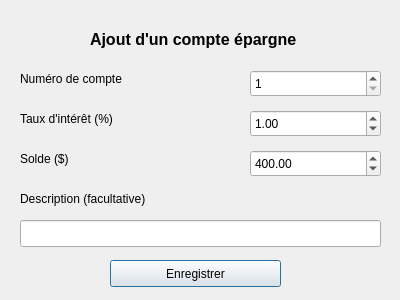
<?xml version="1.0" encoding="UTF-8"?>
<ui version="4.0">
 <class>ajoutepargneinterfaceClass</class>
 <widget class="QDialog" name="ajoutepargneinterfaceClass">
  <property name="geometry">
   <rect>
    <x>0</x>
    <y>0</y>
    <width>400</width>
    <height>300</height>
   </rect>
  </property>
  <property name="windowTitle">
   <string>ajoutepargneinterface</string>
  </property>
  <widget class="QLabel" name="label_ajouterEpargne">
   <property name="geometry">
    <rect>
     <x>90</x>
     <y>30</y>
     <width>221</width>
     <height>21</height>
    </rect>
   </property>
   <property name="text">
    <string>&lt;!DOCTYPE HTML PUBLIC &quot;-//W3C//DTD HTML 4.0//EN&quot; &quot;http://www.w3.org/TR/REC-html40/strict.dtd&quot;&gt;
&lt;html&gt;&lt;head&gt;&lt;meta name=&quot;qrichtext&quot; content=&quot;1&quot; /&gt;&lt;style type=&quot;text/css&quot;&gt;
p, li { white-space: pre-wrap; }
&lt;/style&gt;&lt;/head&gt;&lt;body style=&quot; font-family:'Noto Sans'; font-size:9pt; font-weight:400; font-style:normal;&quot;&gt;
&lt;table border=&quot;0&quot; style=&quot;-qt-table-type: root; margin-top:4px; margin-bottom:4px; margin-left:4px; margin-right:4px;&quot;&gt;
&lt;tr&gt;
&lt;td style=&quot;border: none;&quot;&gt;
&lt;p style=&quot; margin-top:0px; margin-bottom:0px; margin-left:0px; margin-right:0px; -qt-block-indent:0; text-indent:0px;&quot;&gt;&lt;span style=&quot; font-size:12pt; font-weight:600;&quot;&gt;Ajout d'un compte épargne&lt;/span&gt;&lt;/p&gt;
&lt;p style=&quot;-qt-paragraph-type:empty; margin-top:0px; margin-bottom:0px; margin-left:0px; margin-right:0px; -qt-block-indent:0; text-indent:0px; font-size:12pt; font-weight:600;&quot;&gt;&lt;/p&gt;&lt;/td&gt;&lt;/tr&gt;&lt;/table&gt;&lt;/body&gt;&lt;/html&gt;</string>
   </property>
  </widget>
  <widget class="QLabel" name="label_noCompte">
   <property name="geometry">
    <rect>
     <x>20</x>
     <y>70</y>
     <width>121</width>
     <height>17</height>
    </rect>
   </property>
   <property name="text">
    <string>Numéro de compte</string>
   </property>
  </widget>
  <widget class="QLabel" name="label_tauxInteret">
   <property name="geometry">
    <rect>
     <x>20</x>
     <y>110</y>
     <width>111</width>
     <height>17</height>
    </rect>
   </property>
   <property name="text">
    <string>Taux d'intérêt (%)</string>
   </property>
  </widget>
  <widget class="QLabel" name="label_solde">
   <property name="geometry">
    <rect>
     <x>20</x>
     <y>150</y>
     <width>101</width>
     <height>17</height>
    </rect>
   </property>
   <property name="text">
    <string>Solde ($)</string>
   </property>
  </widget>
  <widget class="QLabel" name="label_description">
   <property name="geometry">
    <rect>
     <x>20</x>
     <y>190</y>
     <width>141</width>
     <height>17</height>
    </rect>
   </property>
   <property name="text">
    <string>Description (facultative)</string>
   </property>
  </widget>
  <widget class="QLineEdit" name="lineEdit_description">
   <property name="geometry">
    <rect>
     <x>20</x>
     <y>220</y>
     <width>361</width>
     <height>27</height>
    </rect>
   </property>
  </widget>
  <widget class="QSpinBox" name="spinBox_noCompte">
   <property name="geometry">
    <rect>
     <x>250</x>
     <y>70</y>
     <width>131</width>
     <height>27</height>
    </rect>
   </property>
   <property name="minimum">
    <number>1</number>
   </property>
   <property name="value">
    <number>1</number>
   </property>
  </widget>
  <widget class="QDoubleSpinBox" name="doubleSpinBox_tauxInteret">
   <property name="geometry">
    <rect>
     <x>250</x>
     <y>110</y>
     <width>131</width>
     <height>27</height>
    </rect>
   </property>
   <property name="value">
    <double>1.000000000000000</double>
   </property>
  </widget>
  <widget class="QDoubleSpinBox" name="doubleSpinBox_solde">
   <property name="geometry">
    <rect>
     <x>250</x>
     <y>150</y>
     <width>131</width>
     <height>27</height>
    </rect>
   </property>
   <property name="maximum">
    <double>999999.989999999990687</double>
   </property>
   <property name="value">
    <double>400.000000000000000</double>
   </property>
  </widget>
  <widget class="QPushButton" name="pushButton_ajoutEpargne">
   <property name="geometry">
    <rect>
     <x>110</x>
     <y>260</y>
     <width>171</width>
     <height>27</height>
    </rect>
   </property>
   <property name="text">
    <string>Enregistrer</string>
   </property>
  </widget>
 </widget>
 <layoutdefault spacing="6" margin="11"/>
 <resources/>
 <connections/>
</ui>
